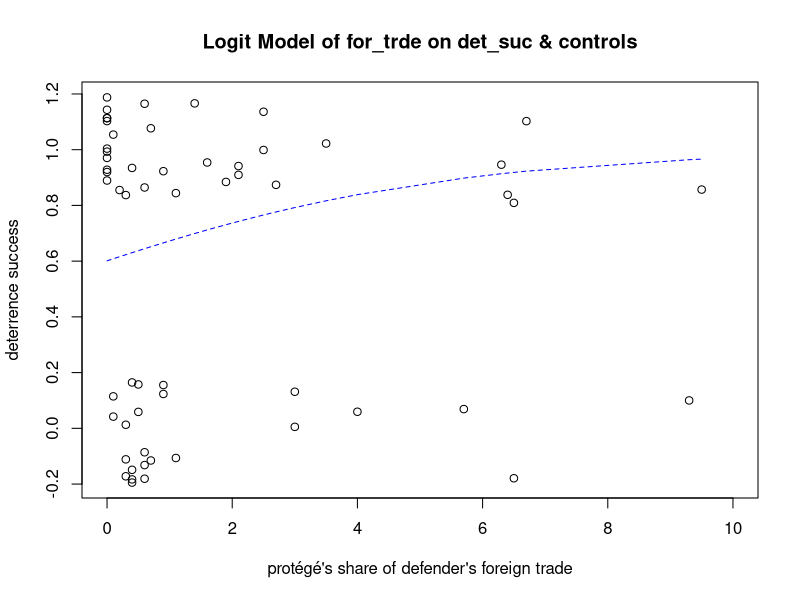

Write the R code that produced this figure.
ed <- as.data.frame(read.csv("ExtendedDeterrence.csv"))
View(ed)
#1
model1 <- glm(det_suc~imbalfor+stbalfor+ltbalfor+nuke+alliance+arms_xfr+for_trde,data=ed,family=binomial(link="logit"))
summary(model1)
#3b
X <- model.matrix(model1)
B <- model1$coefficients
all.means <- apply(X,2,mean)
summary(ed$nuke)
Logit.MargEff.polint <- exp(sum(all.means*B))/(1+exp(sum(all.means*B)))*1/(1+exp(sum(all.means*B)))*B['nuke']
Logit.MargEff.polint
#3c
else.means <- all.means
else.means['nuke'] <- 1
phat1 <- exp(sum(else.means*B))/(1+exp(sum(else.means*B)))
phat1
else.means['nuke'] <- 0
phat0 <- exp(sum(else.means*B))/(1+exp(sum(else.means*B)))
phat0
phat1-phat0
#4
else.means <- all.means
else.means['for_trde'] <- 0
plot(ed$for_trde, jitter(ed$det_suc,1),xlim=c(0,10), xlab="protégé's share of defender's foreign trade", ylab="deterrence success", main="Logit Model of for_trde on det_suc & controls")
lines(sort(ed$for_trde), #x,y & y=eXB/(1+eXB): 
      sort(exp(sum(else.means*B)+B['for_trde']*X[,'for_trde'])/(1+exp(sum(else.means*B)+B['for_trde']*X[,'for_trde']))), col="blue", lty=2)
#5
model5 <- glm(det_suc~imbalfor+stbalfor+ltbalfor+nuke+alliance+arms_xfr+for_trde,data=ed,family=binomial(link="probit"))
summary(model5)
##diff method "nuke"
X <- model.matrix(model5)
B <- model5$coefficients
all.means <- apply(X,2,mean)
else.means <- all.means
else.means['nuke'] <- 1
phat1 <- exp(sum(else.means*B))/(1+exp(sum(else.means*B)))
phat1
else.means['nuke'] <- 0
phat0 <- exp(sum(else.means*B))/(1+exp(sum(else.means*B)))
phat0
phat1-phat0
##diff method "imbalfor"
X <- model.matrix(model5)
B <- model5$coefficients
all.means <- apply(X,2,mean)
else.means <- all.means
else.means['imbalfor'] <- 5
phat1 <- exp(sum(else.means*B))/(1+exp(sum(else.means*B)))
phat1
else.means['imbalfor'] <- 0
phat0 <- exp(sum(else.means*B))/(1+exp(sum(else.means*B)))
phat0
phat1-phat0


